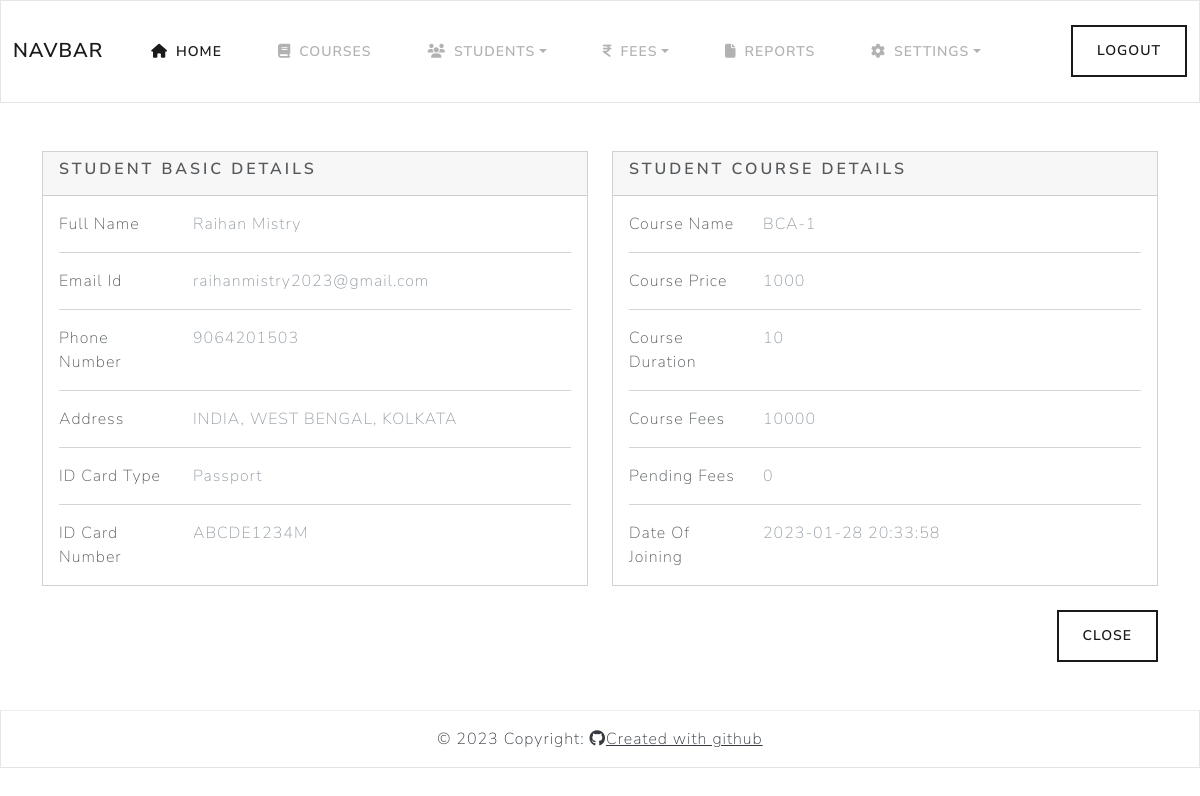
Page /admin/student_view.php?email=raihanmistry2023@gmail.com (signed in) on the committed database.
### tables this page shows
CREATE TABLE `students` (
  `id` int(250) NOT NULL,
  `student_name` text NOT NULL,
  `student_email` varchar(250) NOT NULL,
  `student_phone` varchar(250) NOT NULL,
  `student_address` text NOT NULL,
  `student_identity` varchar(250) NOT NULL,
  `student_identity_number` varchar(250) NOT NULL,
  `student_course` varchar(250) NOT NULL,
  `student_course_price` int(250) NOT NULL,
  `course_duration` int(250) NOT NULL,
  `total_fees` int(250) NOT NULL,
  `pending_fees` int(250) NOT NULL,
  `date` datetime NOT NULL DEFAULT current_timestamp()
);

### admin/student_view.php (the view)
<?php
	include'header.php';
?>
<?php
	$email = $_GET['email'];
	$selectQuery = mysqli_query($conn, "SELECT * FROM `students` WHERE student_email = '$email'");
	$result = mysqli_fetch_assoc($selectQuery);
?>
<section>
	<div class="container py-5">
		<div class="row">
			<div class="col-lg-6">
				<div class="card mb-4">
					<div class="card-header">
						<h5>Student Basic Details</h5>
					</div>
					<div class="card-body">
						<div class="row">
							<div class="col-sm-3">
								<p class="mb-0">Full Name</p>
							</div>
							<div class="col-sm-9">
								<p class="text-muted mb-0"><?php echo $result['student_name']; ?></p>
							</div>
						</div>
						<hr>
						<div class="row">
							<div class="col-sm-3">
								<p class="mb-0">Email Id</p>
							</div>
							<div class="col-sm-9">
								<p class="text-muted mb-0"><?php echo $result['student_email']; ?></p>
							</div>
						</div>
						<hr>
						<div class="row">
							<div class="col-sm-3">
								<p class="mb-0">Phone Number</p>
							</div>
							<div class="col-sm-9">
								<p class="text-muted mb-0"><?php echo $result['student_phone']; ?></p>
							</div>
						</div>
						<hr>
						<div class="row">
							<div class="col-sm-3">
								<p class="mb-0">Address</p>
							</div>
							<div class="col-sm-9">
								<p class="text-muted mb-0"><?php echo $result['student_address']; ?></p>
							</div>
						</div>
						<hr>
						<div class="row">
							<div class="col-sm-3">
								<p class="mb-0">ID Card Type</p>
							</div>
							<div class="col-sm-9">
								<p class="text-muted mb-0"><?php echo $result['student_identity']; ?></p>
							</div>
						</div>
						<hr>
						<div class="row">
							<div class="col-sm-3">
								<p class="mb-0">ID Card Number</p>
							</div>
							<div class="col-sm-9">
								<p class="text-muted mb-0"><?php echo $result['student_identity_number']; ?></p>
							</div>
						</div>
					</div>
				</div>
			</div>
			<div class="col-lg-6">
				<div class="card mb-4">
					<div class="card-header">
						<h5>Student Course Details</h5>
					</div>
					<div class="card-body">
						<div class="row">
							<div class="col-sm-3">
								<p class="mb-0">Course Name</p>
							</div>
							<div class="col-sm-9">
								<p class="text-muted mb-0"><?php echo $result['student_course']; ?></p>
							</div>
						</div>
						<hr>
						<div class="row">
							<div class="col-sm-3">
								<p class="mb-0">Course Price</p>
							</div>
							<div class="col-sm-9">
								<p class="text-muted mb-0"><?php echo $result['student_course_price']; ?></p>
							</div>
						</div>
						<hr>
						<div class="row">
							<div class="col-sm-3">
								<p class="mb-0">Course Duration</p>
							</div>
							<div class="col-sm-9">
								<p class="text-muted mb-0"><?php echo $result['course_duration']; ?></p>
							</div>
						</div>
						<hr>
						<div class="row">
							<div class="col-sm-3">
								<p class="mb-0">Course Fees</p>
							</div>
							<div class="col-sm-9">
								<p class="text-muted mb-0"><?php echo $result['total_fees']; ?></p>
							</div>
						</div>
						<hr>
						<div class="row">
							<div class="col-sm-3">
								<p class="mb-0">Pending Fees</p>
							</div>
							<div class="col-sm-9">
								<p class="text-muted mb-0"><?php echo $result['pending_fees']; ?></p>
							</div>
						</div>
						<hr>
						<div class="row">
							<div class="col-sm-3">
								<p class="mb-0">Date Of Joining</p>
							</div>
							<div class="col-sm-9">
								<p class="text-muted mb-0"><?php echo $result['date']; ?></p>
							</div>
						</div>
					</div>
				</div>
			</div>
		</div>
		<div class="text-end">
			<a href="./students.php" class="btn btn-outline-primary">Close</a>
		</div>
	</div>
</section>
<?php
	include'footer.php';
?>

### rows in the picture
students: student_name "Raihan Mistry", student_email "raihanmistry2023@gmail.com", student_phone "9064201503", student_address "INDIA, WEST BENGAL, KOLKATA", student_identity "Passport", student_identity_number "ABCDE1234M", student_course "BCA-1", student_course_price "1000", course_duration "10", total_fees "10000", pending_fees "0", date "2023-01-28 20:33:58"
